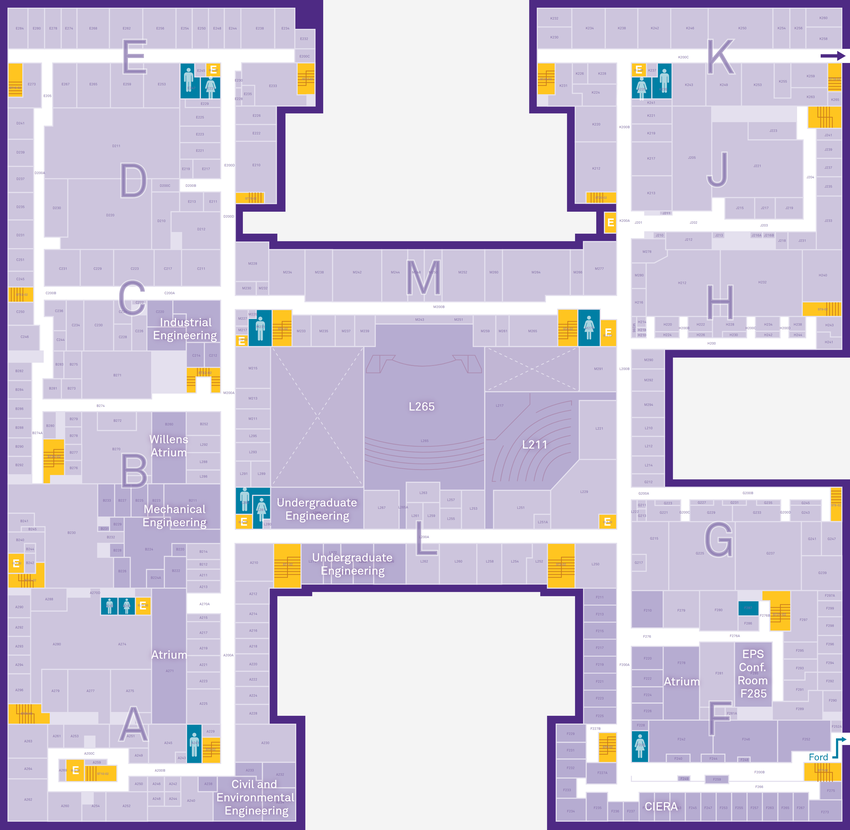
#> input picture maps/tech_f2.png, 850 x 830 px, shrunk from 4000 x 3910 before the run
$ jupyter execute --allow-errors bw_image.ipynb
#> lines starting #> are read from the running program, lines starting #| are printed output that depends on the picture; after the words box and inside, x2 and y2 are one past the last pixel; in counts of white or black regions, pixels touching at a corner belong together
[cell 1]
import sys
#> (the rest of this cell did not finish here and is left out)

[cell 2]
import cv2
from matplotlib import pyplot as plt
from matplotlib.image import imread, imsave
import numpy as np

[cell 3]
img = cv2.imread('tech_f2.png')
#> img is the input picture: shape (830, 850, 3); mean B, G, R 218.5, 200.9, 208.3
print(img.shape)
#| (830, 850, 3)
print(img[0][0])
#| [132  42  78]

[cell 4]
count = 0
for i in range(img.shape[0]):
    for j in range(img.shape[1]):
        if img[i][j][0] == 255 and img[i][j][1] == 255 and img[i][j][2] == 255:
            count += 1
        else:
            img[i][j][0] = 0
            img[i][j][1] = 0
            img[i][j][2] = 0
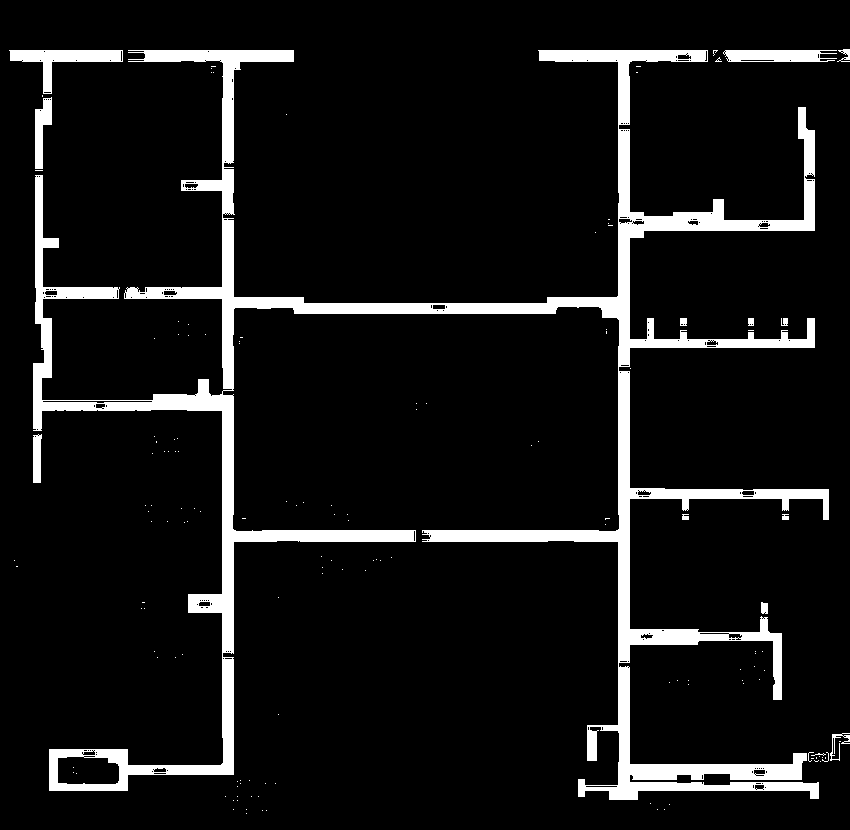
#> img: shape (830, 850, 3); 8.5% white; 145 white regions (132 under 20 px), largest, box (x1, y1, x2, y2) and area: (33, 50, 829, 800) 55424, (9, 50, 123, 94) 1610, (723, 50, 837, 62) 1155
#> after the loop, count = 60080
print(count)
#| 60080
